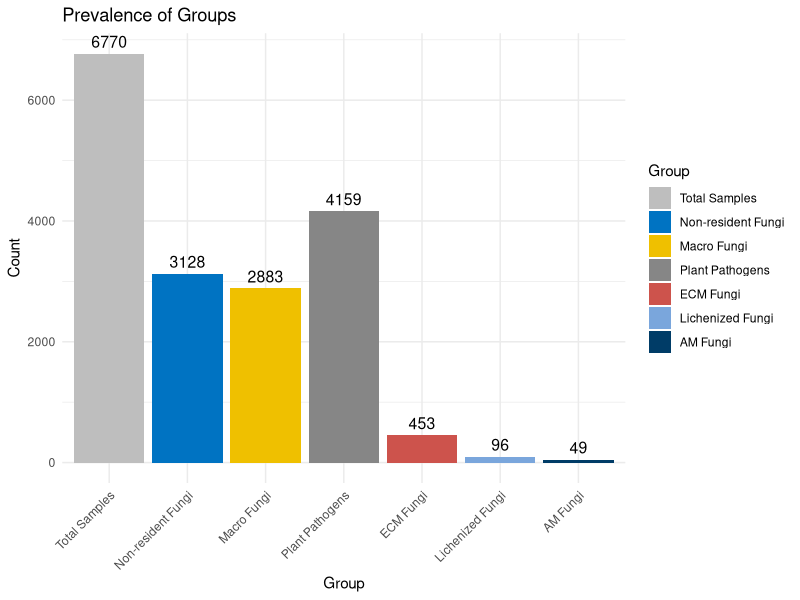

Source code (R):
# Load necessary packages
install.packages("ggplot2")
library(ggplot2)
library(dplyr)

# Set the working directory and read the TSV file
meta <- read.delim("metadata-with-prevalence-abundance-observed_features.tsv", header = TRUE, sep = "\t")

# Inspect column names
print(names(meta))

# Calculate total samples
total_samples <- nrow(meta)

# Calculate prevalence for each group
prevalence_counts <- data.frame(
  Group = c("Total Samples", "Am", "Ecm", "Lichenized", "Plantpathogens", "Macrofungi", "Nonresident"),
  Count = c(total_samples,
            sum(meta$Am.Prevalence == "True", na.rm = "True"),
            sum(meta$Ecm.Prevalence == "True", na.rm = "True"),
            sum(meta$Lichenized.Prevalence == "True", na.rm = "True"),
            sum(meta$Plantpathogens.Prevalence == "True", na.rm = "True"),
            sum(meta$Macrofungi.Prevalence == "True", na.rm = "True"),
            sum(meta$Nonresident.Prevalence == "True", na.rm = "True"))
)

# Ensure the same order and colors as the previous plot
prevalence_counts$Group <- factor(prevalence_counts$Group, 
                                  levels = c("Total Samples", "Nonresident", "Macrofungi", "Plantpathogens", "Ecm", "Lichenized", "Am"))

# Define custom colors using the jco palette
palette_colors <- ggpubr::get_palette("jco", 6)
custom_colors <- c("Total Samples" = "grey", "Nonresident" = palette_colors[1], 
                   "Macrofungi" = palette_colors[2], "Plantpathogens" = palette_colors[3], 
                   "Ecm" = palette_colors[4], "Lichenized" = palette_colors[5], "Am" = palette_colors[6])

# Define custom labels
custom_labels <- c("Total Samples" = "Total Samples",
                   "Nonresident" = "Non-resident Fungi", 
                   "Macrofungi" = "Macro Fungi", 
                   "Plantpathogens" = "Plant Pathogens", 
                   "Ecm" = "ECM Fungi", 
                   "Lichenized" = "Lichenized Fungi", 
                   "Am" = "AM Fungi")

# Create the bar plot
ggbarplot <- ggplot(prevalence_counts, aes(x = Group, y = Count, fill = Group)) +
  geom_bar(stat = "identity") +
  geom_text(aes(label = Count), vjust = -0.5, size = 4, color = "black") +  # Add text labels
  scale_fill_manual(values = custom_colors, labels = custom_labels) +
  scale_x_discrete(labels = custom_labels) +  # Apply custom labels
  labs(title = "Prevalence of Groups", x = "Group", y = "Count") +
  theme_minimal() +
  theme(axis.text.x = element_text(angle = 45, hjust = 1))  # Rotate x-axis labels to prevent overlap

# Save the bar plot to a PDF
pdf("prevalence_by_group_bar_plot.pdf", width = 8, height = 6)
print(ggbarplot)
dev.off()
